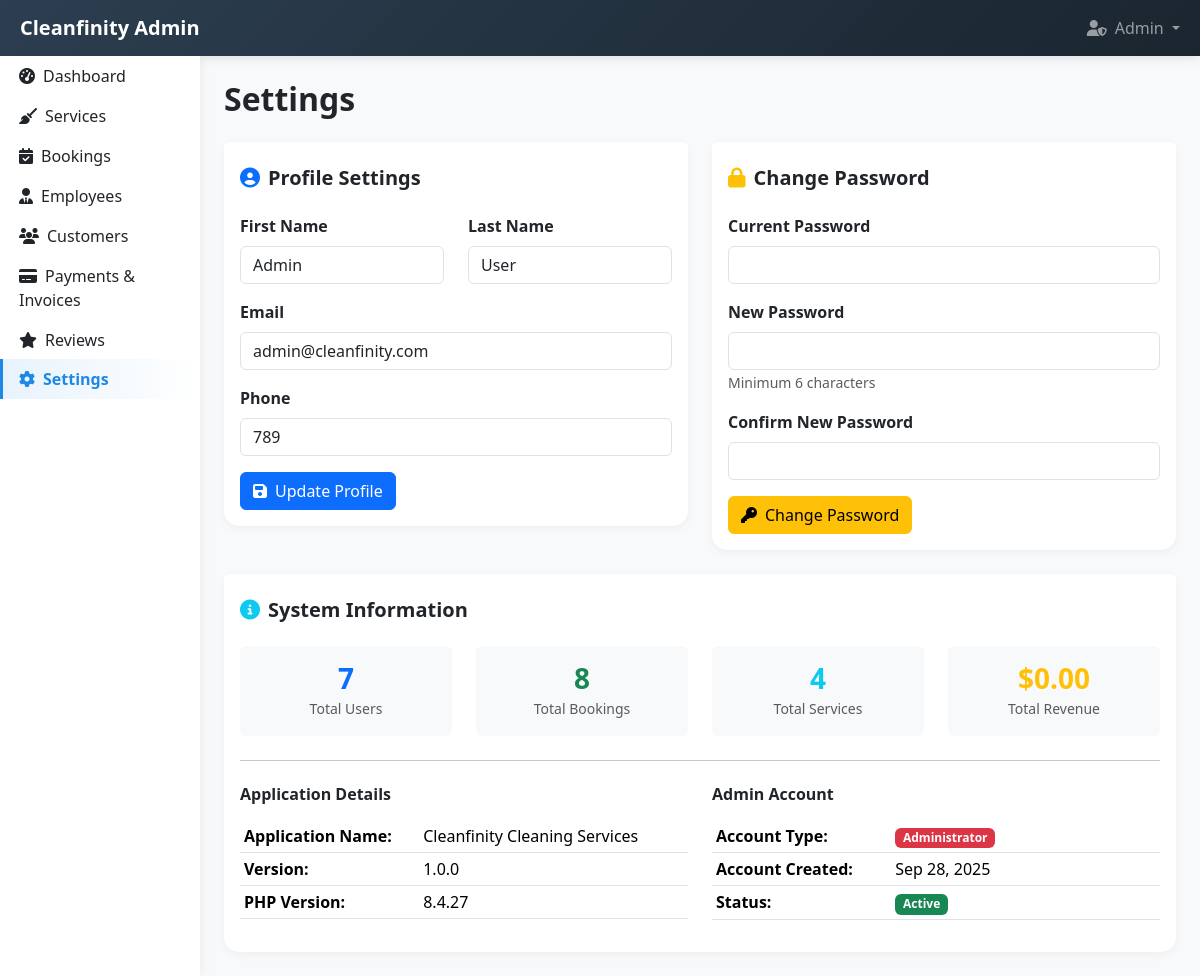
Screenshot of /admin/settings.php (signed in) with the database file from the repository.
### tables this page shows
CREATE TABLE `users` (
  `id` int(11) NOT NULL,
  `username` varchar(50) NOT NULL,
  `email` varchar(100) NOT NULL,
  `password` varchar(255) NOT NULL,
  `first_name` varchar(50) NOT NULL,
  `last_name` varchar(50) NOT NULL,
  `phone` varchar(20) DEFAULT NULL,
  `address` text DEFAULT NULL,
  `role` enum('customer','staff','admin') DEFAULT 'customer',
  `status` enum('active','inactive') DEFAULT 'active',
  `availability` enum('available','unavailable') DEFAULT 'available',
  `created_at` timestamp NOT NULL DEFAULT current_timestamp(),
  `updated_at` timestamp NOT NULL DEFAULT current_timestamp() ON UPDATE current_timestamp()
);

### admin/settings.php (the view, shortened to what this page needs)
<?php
$database = new Database();
$db = $database->getConnection();
$admin_id = $_SESSION['user_id'];
$query = "SELECT * FROM users WHERE id = :id";
$stmt = $db->prepare($query);
$stmt->bindParam(':id', $admin_id);
$stmt->execute();
$admin = $stmt->fetch(PDO::FETCH_ASSOC);
$stats = [
    'total_users' => $db->query("SELECT COUNT(*) as count FROM users")->fetch()['count'],
    'total_bookings' => $db->query("SELECT COUNT(*) as count FROM bookings")->fetch()['count'],
    'total_services' => $db->query("SELECT COUNT(*) as count FROM services")->fetch()['count'],
    'total_revenue' => $db->query("SELECT COALESCE(SUM(amount), 0) as revenue
                                   FROM payments
                                   WHERE payment_status = 'completed'")->fetch()['revenue']
];
?>
<!DOCTYPE html>
<html lang="en">
<head>
    <link href="https://cdn.jsdelivr.net/npm/bootstrap@5.3.2/dist/css/bootstrap.min.css" rel="stylesheet">
    <link href="https://cdnjs.cloudflare.com/ajax/libs/font-awesome/6.5.0/css/all.min.css" rel="stylesheet">
</head>
<body>
    <?php include 'includes/navbar.php'; ?>
    <div class="container-fluid">
        <div class="row">
            <?php include 'includes/sidebar.php'; ?>
            <div class="col-md-10 p-4">
                <h2 class="fw-bold mb-4">Settings</h2>
                <div class="row g-4">
                    <div class="col-md-6">
                        <div class="card settings-card">
                            <div class="card-header bg-white border-0 pt-4">
                                <h5 class="fw-bold mb-0"><i class="fas fa-user-circle me-2 text-primary"></i>Profile Settings</h5>
                            </div>
                            <div class="card-body">
                                <form method="POST">
                                    <div class="row">
                                        <div class="col-md-6 mb-3">
                                            <label class="form-label fw-semibold">First Name</label>
                                            <input type="text" class="form-control" name="first_name"
                                                   value="<?php echo htmlspecialchars($admin['first_name']); ?>" required>
                                        </div>
                                        <div class="col-md-6 mb-3">
                                            <label class="form-label fw-semibold">Last Name</label>
                                            <input type="text" class="form-control" name="last_name"
                                                   value="<?php echo htmlspecialchars($admin['last_name']); ?>" required>
                                        </div>
                                    </div>
                                    <div class="mb-3">
                                        <label class="form-label fw-semibold">Email</label>
                                        <input type="email" class="form-control" name="email"
                                               value="<?php echo htmlspecialchars($admin['email']); ?>" required>
                                    </div>
                                    <div class="mb-3">
                                        <label class="form-label fw-semibold">Phone</label>
                                        <input type="tel" class="form-control" name="phone"
                                               value="<?php echo htmlspecialchars($admin['phone']); ?>" required>
                                    </div>
                                    <button type="submit" class="btn btn-primary">
                                        <i class="fas fa-save me-2"></i>Update Profile
                                    </button>
                                </form>
                            </div>
                        </div>
                    </div>
                    <div class="col-md-6">
                        <div class="card settings-card">
                            <div class="card-header bg-white border-0 pt-4">
                                <h5 class="fw-bold mb-0"><i class="fas fa-lock me-2 text-warning"></i>Change Password</h5>
                            </div>
                            <div class="card-body">
                                <form method="POST">
                                    <div class="mb-3">
                                        <label class="form-label fw-semibold">Current Password</label>
                                        <input type="password" class="form-control" name="current_password" required>
                                    </div>
                                    <div class="mb-3">
                                        <label class="form-label fw-semibold">New Password</label>
                                        <input type="password" class="form-control" name="new_password" required minlength="6">
                                        <small class="text-muted">Minimum 6 characters</small>
                                    </div>
                                    <div class="mb-3">
                                        <label class="form-label fw-semibold">Confirm New Password</label>
                                        <input type="password" class="form-control" name="confirm_password" required minlength="6">
                                    </div>
                                    <button type="submit" class="btn btn-warning">
                                        <i class="fas fa-key me-2"></i>Change Password
                                    </button>
                                </form>
                            </div>
                        </div>
                    </div>
                    <div class="col-12">
                        <div class="card settings-card">
                            <div class="card-header bg-white border-0 pt-4">
                                <h5 class="fw-bold mb-0"><i class="fas fa-info-circle me-2 text-info"></i>System Information</h5>
                            </div>
                            <div class="card-body">
                                <div class="row">
                                    <div class="col-md-3">
                                        <div class="text-center p-3 bg-light rounded">
                                            <h3 class="fw-bold text-primary mb-0"><?php echo $stats['total_users']; ?></h3>
                                            <small class="text-muted">Total Users</small>
                                        </div>
                                    </div>
                                    <div class="col-md-3">
                                        <div class="text-center p-3 bg-light rounded">
                                            <h3 class="fw-bold text-success mb-0"><?php echo $stats['total_bookings']; ?></h3>
                                            <small class="text-muted">Total Bookings</small>
                                        </div>
                                    </div>
                                    <div class="col-md-3">
                                        <div class="text-center p-3 bg-light rounded">
                                            <h3 class="fw-bold text-info mb-0"><?php echo $stats['total_services']; ?></h3>
                                            <small class="text-muted">Total Services</small>
                                        </div>
                                    </div>
                                    <div class="col-md-3">
                                        <div class="text-center p-3 bg-light rounded">
                                            <h3 class="fw-bold text-warning mb-0">$<?php echo number_format($stats['total_revenue'], 2); ?></h3>
                                            <small class="text-muted">Total Revenue</small>
                                        </div>
                                    </div>
                                </div>
                                <hr class="my-4">
                                <div class="row">
                                    <div class="col-md-6">
                                        <h6 class="fw-bold mb-3">Application Details</h6>
                                        <table class="table table-sm">
                                            <tr>
                                                <th width="40%">Application Name:</th>
                                                <td><?php echo SITE_NAME; ?></td>
                                            </tr>
                                            <tr>
                                                <th>Version:</th>
                                                <td>1.0.0</td>
                                            </tr>
                                            <tr>
                                                <th>PHP Version:</th>
                                                <td><?php echo phpversion(); ?></td>
                                            </tr>
                                        </table>
                                    </div>
                                    <div class="col-md-6">
                                        <h6 class="fw-bold mb-3">Admin Account</h6>
                                        <table class="table table-sm">
                                            <tr>
                                                <th width="40%">Account Type:</th>
                                                <td><span class="badge bg-danger">Administrator</span></td>
                                            </tr>
                                            <tr>
                                                <th>Account Created:</th>
                                                <td><?php echo date('M j, Y', strtotime($admin['created_at'])); ?></td>
                                            </tr>
                                            <tr>
                                                <th>Status:</th>
                                                <td><span class="badge bg-success">Active</span></td>
                                            </tr>
                                        </table>
                                    </div>
                                </div>
                            </div>
                        </div>
                    </div>
                </div>
            </div>
        </div>
    </div>
</body>
</html>

### admin/settings.php (style rules this page uses)
:root { --primary-green: #43A047; --primary-blue: #1E88E5; --admin-dark: #2c3e50; --admin-darker: #1a252f; }
body { background-color: #f8f9fa; }
.settings-card { border: none; border-radius: 15px; box-shadow: 0 2px 10px rgba(0,0,0,0.05); }

### rows the page displays
users: first_name "Admin", last_name "User", email "admin@cleanfinity.com", phone "789", created_at "Sep 28, 2025"

### other values shown
$_SESSION['first_name'] "Admin"
$stats['total_users'] "7"
$stats['total_bookings'] "8"
$stats['total_services'] "4"
$stats['total_revenue'] "0.00"
SITE_NAME "Cleanfinity Cleaning Services"
phpversion() "8.4.27"
